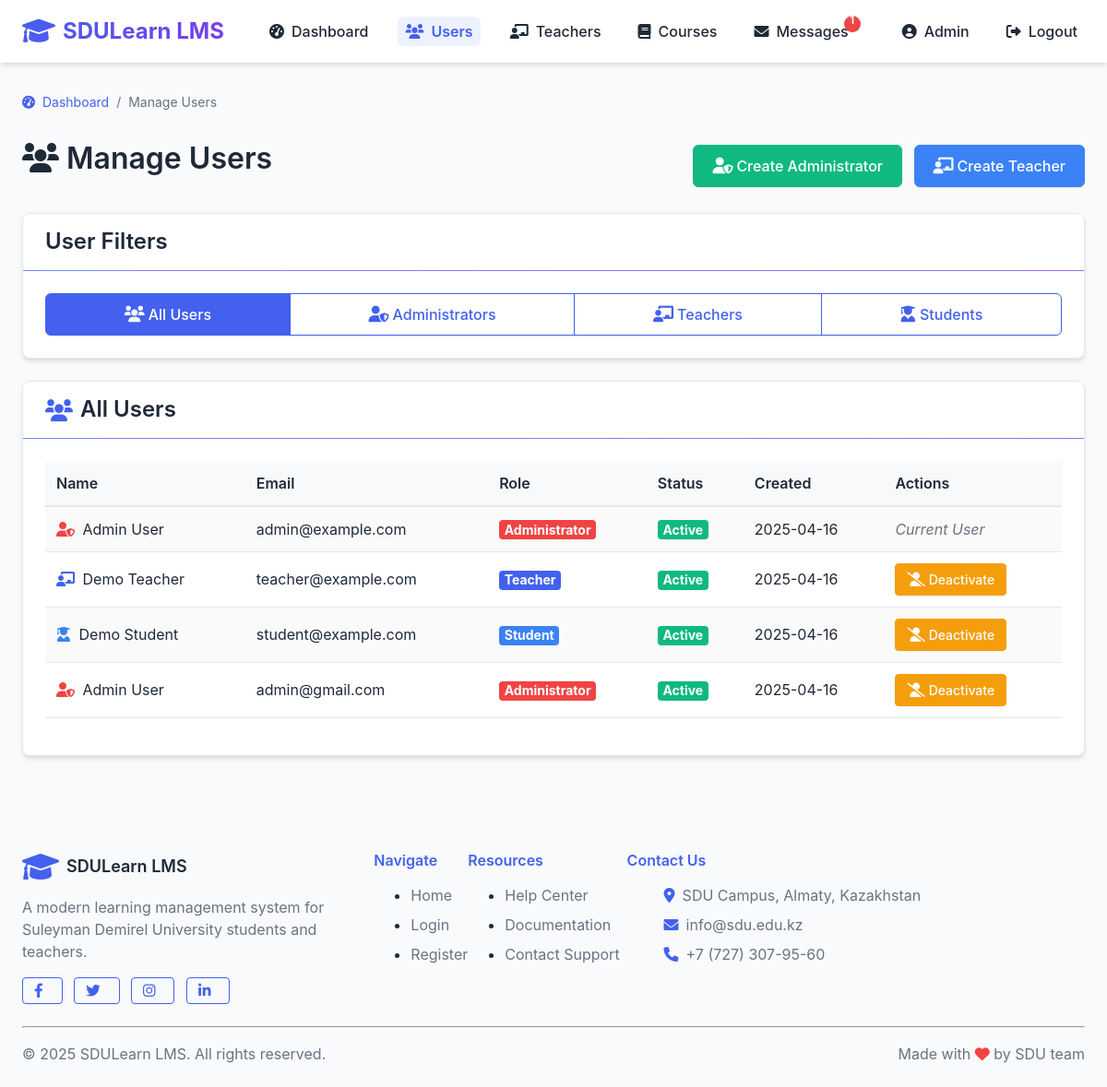
/admin/users (signed in), run on an earlier commit of the app's database.
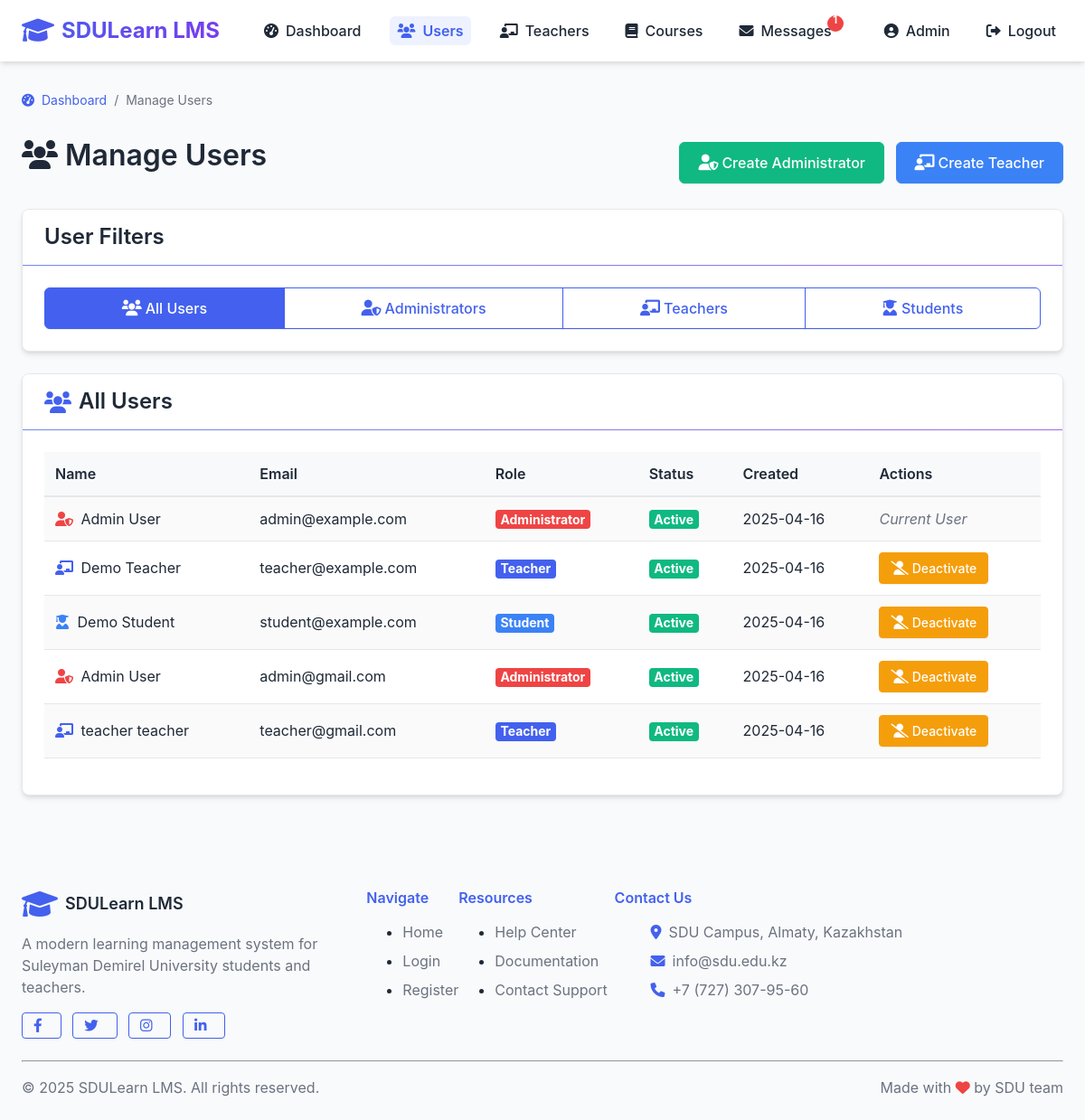
And on a later commit of the database.
### lms/models/user.py (models this page shows, shortened)
class User(db.Model, UserMixin):
    __tablename__ = 'users'
    id = db.Column(db.Integer, primary_key=True)
    first_name = db.Column(db.String(50), nullable=False)
    last_name = db.Column(db.String(50), nullable=False)
    email = db.Column(db.String(120), unique=True, nullable=False)
    password_hash = db.Column(db.String(256), nullable=False)
    role_id = db.Column(db.Integer, db.ForeignKey('roles.id'), nullable=False)
    is_active = db.Column(db.Boolean, default=True)
    created_at = db.Column(db.DateTime, default=datetime.utcnow)
    updated_at = db.Column(db.DateTime, default=datetime.utcnow, onupdate=datetime.utcnow)
    certificate_path = db.Column(db.String(255), nullable=True, default=None)
    certificate_verified = db.Column(db.Boolean, nullable=True, default=False)
    certificate_submitted_at = db.Column(db.DateTime, nullable=True, default=None)
    created_courses = db.relationship('Course', backref='teacher', lazy='dynamic')
    enrollments = db.relationship('Enrollment', back_populates='student', lazy='dynamic')
    submissions = db.relationship('Submission', back_populates='student', lazy='dynamic')
    @property
    def password(self):
        raise AttributeError('Password is not a readable attribute')
    def is_admin(self):
        return self.role.name == 'admin'

### lms/routes/admin.py (the view)
@admin_bp.route('/users')
@login_required
@admin_required
def manage_users():
    role_filter = request.args.get('role', 'all')
    if role_filter == 'student':
        users = User.query.join(Role).filter(Role.name == 'student').all()
    elif role_filter == 'teacher':
        users = User.query.join(Role).filter(Role.name == 'teacher').all()
    elif role_filter == 'admin':
        users = User.query.join(Role).filter(Role.name == 'admin').all()
    else:
        users = User.query.all()
    return render_template('admin/users.html', users=users, current_filter=role_filter)

### app.py (called while the page is built)
@login_manager.user_loader
def load_user(user_id):
    return User.query.get(int(user_id))

### lms/routes/admin.py (called while the page is built)
def admin_required(f):
    @wraps(f)
    def decorated_function(*args, **kwargs):
        if not current_user.is_authenticated or not current_user.is_admin():
            flash('You do not have permission to access this page.', 'danger')
            return redirect(url_for('auth.login'))
        return f(*args, **kwargs)
    return decorated_function

### lms/templates/admin/users.html (shortened to what the changed rows need)
{% extends 'base.html' %}
{% block content %}
<div class="d-flex justify-content-between align-items-center mb-4">
    <h1><i class="fas fa-users mr-2"></i>Manage Users</h1>
</div>
<div class="card">
    <div class="card-body">
        {% if users %}
            <div class="table-responsive">
                <table class="table table-striped">
                    <thead class="thead-light">
                        <tr>
                            <th>Name</th>
                            <th>Email</th>
                            <th>Role</th>
                            <th>Status</th>
                            <th>Created</th>
                            <th>Actions</th>
                        </tr>
                    </thead>
                    <tbody>
                        {% for user in users %}
                        <tr>
                            <td>
                                {% if user.role.name == 'admin' %}
                                    <i class="fas fa-user-shield text-danger mr-1"></i>
                                {% elif user.role.name == 'teacher' %}
                                    <i class="fas fa-chalkboard-teacher text-primary mr-1"></i>
                                {% else %}
                                    <i class="fas fa-user-graduate text-info mr-1"></i>
                                {% endif %}
                                {{ user.first_name }} {{ user.last_name }}
                            </td>
                            <td>{{ user.email }}</td>
                            <td>
                                {% if user.role.name == 'admin' %}
                                    <span class="badge badge-danger">Administrator</span>
                                {% elif user.role.name == 'teacher' %}
                                    <span class="badge badge-primary">Teacher</span>
                                {% else %}
                                    <span class="badge badge-info">Student</span>
                                {% endif %}
                            </td>
                            <td>
                                {% if user.is_active %}
                                    <span class="badge badge-success">Active</span>
                                {% else %}
                                    <span class="badge badge-danger">Inactive</span>
                                {% endif %}
                            </td>
                            <td>{% if user.created_at %}{{ user.created_at.strftime('%Y-%m-%d') }}{% else %}N/A{% endif %}</td>
                            <td>
                                {% if user.id != current_user.id %}
                                    {% if user.is_active %}
                                        <a href="{{ url_for('admin.toggle_user_status', user_id=user.id) }}"
                                           class="btn btn-sm btn-warning"
                                           onclick="return confirm('Are you sure you want to deactivate this user?')">
                                            <i class="fas fa-user-slash mr-1"></i> Deactivate
                                        </a>
                                    {% else %}
                                        <a href="{{ url_for('admin.toggle_user_status', user_id=user.id) }}"
                                           class="btn btn-sm btn-success"
                                           onclick="return confirm('Are you sure you want to activate this user?')">
                                            <i class="fas fa-user-check mr-1"></i> Activate
                                        </a>
                                    {% endif %}
                                {% else %}
                                    <span class="text-muted"><i>Current User</i></span>
                                {% endif %}
                            </td>
                        </tr>
                        {% endfor %}
                    </tbody>
                </table>
            </div>
        {% else %}
            <div class="alert alert-info">
                <i class="fas fa-info-circle mr-1"></i> No users found matching the selected criteria.
            </div>
        {% endif %}
    </div>
</div>
{% endblock %}

### lms/templates/base.html (shortened to what the changed rows need)
<!DOCTYPE html>
<html lang="en">
<head>
    <link rel="stylesheet" href="{{ url_for('static', filename='css/styles.css') }}">
    <link rel="stylesheet" href="https://cdnjs.cloudflare.com/ajax/libs/font-awesome/6.0.0-beta3/css/all.min.css">
</head>
<body>
    <nav class="navbar">
        <div class="container navbar-container">
            <ul class="navbar-links" id="navbar-links">
                {% if current_user.is_authenticated %}
                    {% if current_user.is_admin() %}
                        <li><a href="{{ url_for('admin.dashboard') }}" {% if request.path.startswith('/admin/dashboard') %}class="active"{% endif %}><i class="fas fa-tachometer-alt"></i> Dashboard</a></li>
                        <li><a href="{{ url_for('admin.manage_users') }}" {% if request.path.startswith('/admin/users') %}class="active"{% endif %}><i class="fas fa-users"></i> Users</a></li>
                        <li><a href="{{ url_for('admin.manage_teachers') }}" {% if request.path.startswith('/admin/teachers') %}class="active"{% endif %}><i class="fas fa-chalkboard-teacher"></i> Teachers</a></li>
                        <li><a href="{{ url_for('admin.manage_courses') }}" {% if request.path.startswith('/admin/courses') %}class="active"{% endif %}><i class="fas fa-book"></i> Courses</a></li>
                        <li><a href="{{ url_for('messages.inbox') }}" {% if request.path.startswith('/messages') %}class="active"{% endif %}><i class="fas fa-envelope"></i> Messages
                            <span id="messages-unread-badge" class="badge badge-danger" style="display: none;"></span>
                        </a></li>
                    {% endif %}
                    <li><a href="{{ url_for('auth.profile') }}" {% if request.path.startswith('/auth/profile') %}class="active"{% endif %}><i class="fas fa-user-circle"></i> {{ current_user.first_name }}</a></li>
                    <li><a href="{{ url_for('auth.logout') }}"><i class="fas fa-sign-out-alt"></i> Logout</a></li>
                {% endif %}
            </ul>
        </div>
    </nav>
    <div class="container py-4">
        {% block content %}{% endblock %}
    </div>
</body>
</html>

What changed in the data, as far as the page shows it:
added User: first_name "teacher", last_name "teacher", email "teacher@gmail.com", shows "Teacher", is_active "Active", created_at "2025-04-16"
